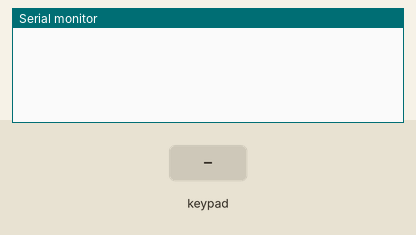
A sketch run on a simulated Arduino Uno, built with avr-gcc and run on an emulated ATmega328P. On the bench: the last lines printed to the serial monitor. The test bench sets the inputs (shaded band).

Above: at 1.2 s.
1.3 s: key 'X' pressed
At 1.9 s:
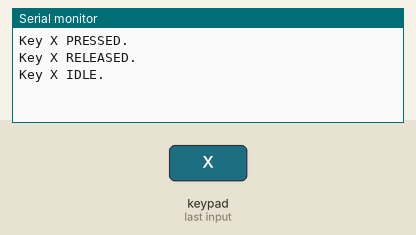
2.9 s: key 'Y' pressed
At 4.2 s:
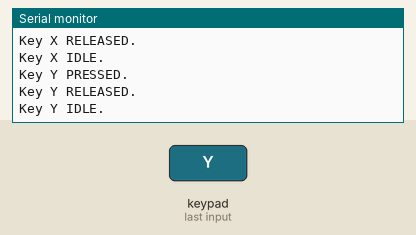
4.5 s: key 'Z' pressed
At 5.6 s:
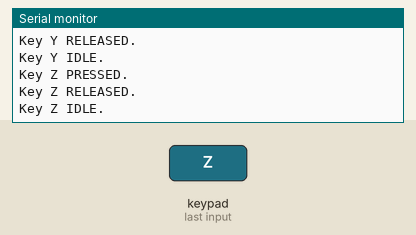
6.1 s: key 'R' pressed
At 6.8 s:
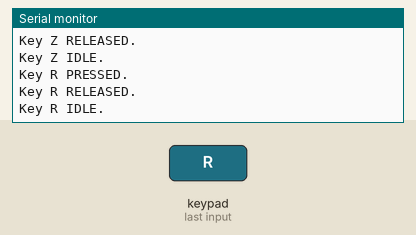
7.7 s: key 'F' pressed
At 9.0 s:
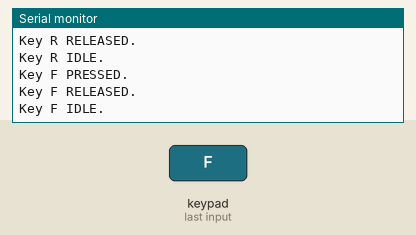
9.3 s: key 'x' pressed
At 10.1 s:
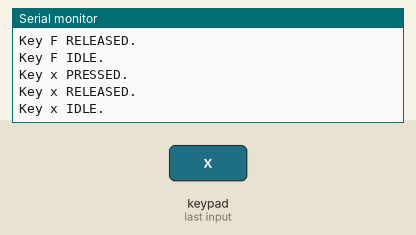

The sketch:

MultiKey.ino
```cpp
/* @file MultiKey.ino
  || @version 1.0
  || @author Mark Stanley
  || @contact mstanley@technologist.com
  ||
  || @description
  || | The latest version, 3.0, of the keypad library supports up to 10
  || | active keys all being pressed at the same time. This sketch is an
  || | example of how you can get multiple key presses from a keypad or
  || | keyboard.
  || #
*/

#include <Keypad.h>
#include "myHeader.h"

const byte ROWS = 3; //four rows
const byte COLS = 5; //three columns
char keys[ROWS][COLS] = {
  {'X', 'Y', 'Z', 'R', 'F'},
  {'x', 'y', 'z', 'r', 'f'},
  {'H', 'S', '1', '2', '3'}
};
byte rowPins[ROWS] = {4, 5, 6}; //connect to the row pinouts of the kpd
byte colPins[COLS] = {8, 9, 10, 11, 12}; //connect to the column pinouts of the kpd

Keypad kpd = Keypad( makeKeymap(keys), rowPins, colPins, ROWS, COLS );

unsigned long loopCount;
unsigned long startTime;
String msg;

void test(String message) {
  if (message == " HOLD.")
    Serial.println("TEST");
}


void setup() {
  Serial.begin(9600);
  loopCount = 0;
  startTime = millis();
  msg = "";
}


void loop() {
  loopCount++;
  if ( (millis() - startTime) > 5000 ) {
    startTime = millis();
    loopCount = 0;
  }

  // Fills kpd.key[ ] array with up-to 10 active keys.
  // Returns true if there are ANY active keys.
  if (kpd.getKeys())
  {
    for (int i = 0; i < LIST_MAX; i++) // Scan the whole key list.
    {
      if ( kpd.key[i].stateChanged )   // Only find keys that have changed state.
      {
        switch (kpd.key[i].kstate) {  // Report active key state : IDLE, PRESSED, HOLD, or RELEASED
          case PRESSED:
            msg = " PRESSED.";
            break;
          case HOLD:
            msg = " HOLD.";
            break;
          case RELEASED:
            msg = " RELEASED.";
            break;
          case IDLE:
            msg = " IDLE.";
        }
        Serial.print("Key ");
        Serial.print(kpd.key[i].kchar);
        Serial.println(msg);
        test(msg);
      }
    }
  }
}  // End loop
```

myHeader.h
```cpp
void nimic() {
  Serial.println("LIB");
}
```

Measured:
- after the input at 1.3 s, the serial monitor: prints a new line at once (image 1)
- after the input at 2.9 s, the serial monitor: prints a new line at once (image 2)
- after the input at 4.5 s, the serial monitor: prints a new line at once (image 3)
- after the input at 6.1 s, the serial monitor: prints a new line at once (image 4)
- after the input at 7.7 s, the serial monitor: prints a new line at once (image 5)
- after the input at 9.3 s, the serial monitor: prints a new line at once (image 6)
